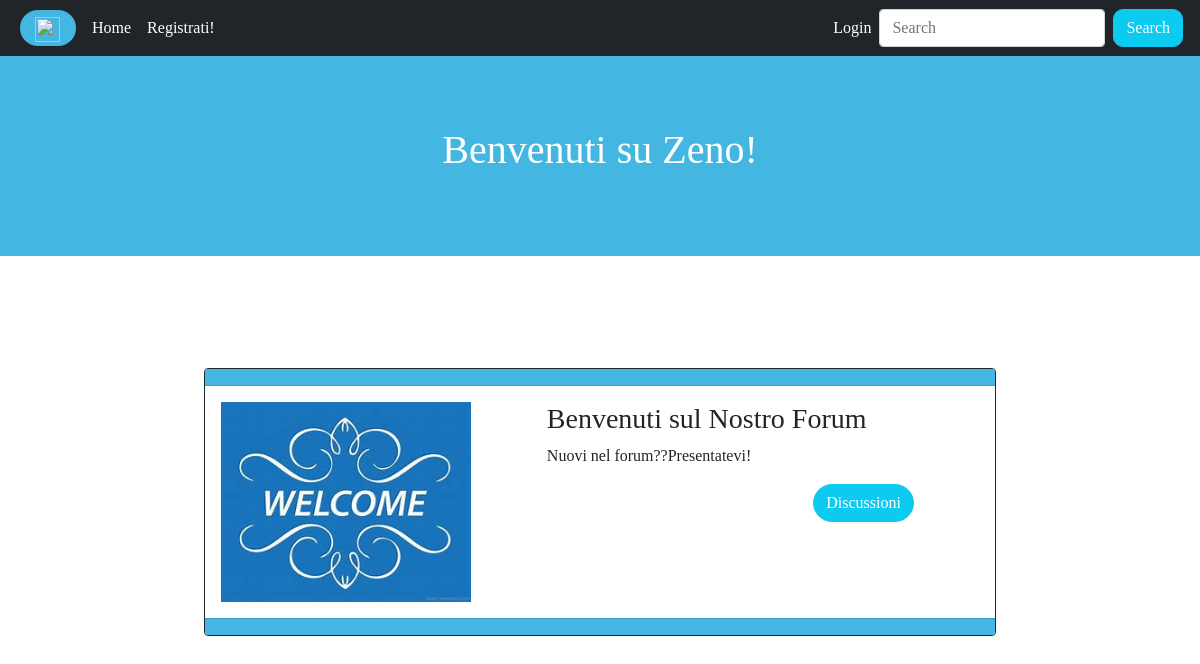
The page / on the database its author committed.
### app/models.py (models this page shows, shortened)
class Sezione(models.Model):
    nome = models.CharField(max_length=100)
    descrizione = models.CharField(max_length=500)
    immagine = models.ImageField()
    class Meta:
        verbose_name = 'Sezione'
        verbose_name_plural = 'Sezioni'

### app/views.py (the view)
# urls.py: path('',homepage,name='homepage'),
def homepage(request):
    sezioni = Sezione.objects.all()
    context = {'sezioni':sezioni}
    return render(request,'homepage.html',context)

### app/templates/homepage.html (shortened to what this page needs)
{% extends 'base.html' %}
{% block content %}
  <div class="row justify-content-center">
    <div class="col-8 my-5">
      {% for sezione in sezioni %}
        <div class="card border-dark my-3">
          <div class="card-header color"></div>
          <div class="card-body">
              <div class="row">
                <div class="col-md-5 sezione">
                  <img src="{{sezione.immagine.url}}">
                </div>
                <div class="col-lg-6">
                  <h3>{{sezione.nome}}</h3>
                  <p>{{sezione.descrizione}}</p>
                  <div class="text-end"><a class="btn btn-info text-white" href="{% url 'section' pk=sezione.pk %}">Discussioni</a></div>
                </div>
              </div>
          </div>
          <div class="card-footer color"></div>
        </div>
      {% endfor %}
    </div>
  </div>
{% endblock content %}

### static/stile.css (style rules this page uses)
* { margin : 0; padding: 0; box-sizing: border-box; }
body { font-family: 'Sansita Swashed', cursive; }
.btn-info { border-radius: 20px; }
.color { background-color : #43b7e2; }
.sezione img { width: 250px; height: 200px; }

### rows shown on the page
Sezione: immagine (picture), nome "Benvenuti sul Nostro Forum", descrizione "Nuovi nel forum??Presentatevi!"
